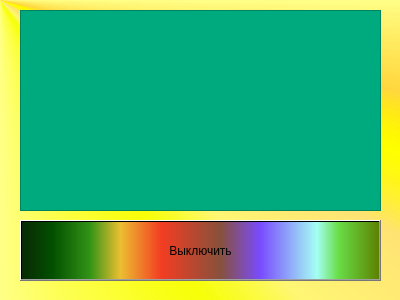
<?xml version="1.0" encoding="UTF-8"?>
<ui version="4.0">
 <class>Dialog</class>
 <widget class="QDialog" name="Dialog">
  <property name="geometry">
   <rect>
    <x>0</x>
    <y>0</y>
    <width>400</width>
    <height>300</height>
   </rect>
  </property>
  <property name="windowTitle">
   <string>Просыпайтесь!</string>
  </property>
  <property name="styleSheet">
   <string notr="true">background-color: qconicalgradient(cx:0, cy:0, angle:135, stop:0 rgba(255, 255, 0, 69), stop:0.375 rgba(255, 255, 0, 69), stop:0.423533 rgba(251, 255, 0, 145), stop:0.45 rgba(247, 255, 0, 208), stop:0.477581 rgba(255, 244, 71, 130), stop:0.518717 rgba(255, 218, 71, 130), stop:0.55 rgba(255, 255, 0, 255), stop:0.57754 rgba(255, 203, 0, 130), stop:0.625 rgba(255, 255, 0, 69), stop:1 rgba(255, 255, 0, 69));</string>
  </property>
  <widget class="QTextBrowser" name="textBrowser">
   <property name="geometry">
    <rect>
     <x>20</x>
     <y>10</y>
     <width>361</width>
     <height>201</height>
    </rect>
   </property>
   <property name="styleSheet">
    <string notr="true">background-color: rgb(0, 170, 127);</string>
   </property>
  </widget>
  <widget class="QPushButton" name="pushButton">
   <property name="geometry">
    <rect>
     <x>20</x>
     <y>220</y>
     <width>361</width>
     <height>61</height>
    </rect>
   </property>
   <property name="styleSheet">
    <string notr="true">background-color: qlineargradient(spread:pad, x1:0, y1:0, x2:1, y2:0, stop:0 rgba(9, 41, 4, 255), stop:0.085 rgba(2, 79, 0, 255), stop:0.19 rgba(50, 147, 22, 255), stop:0.275 rgba(236, 191, 49, 255), stop:0.39 rgba(243, 61, 34, 255), stop:0.555 rgba(135, 81, 60, 255), stop:0.667 rgba(121, 75, 255, 255), stop:0.825 rgba(164, 255, 244, 255), stop:0.885 rgba(104, 222, 71, 255), stop:1 rgba(93, 128, 0, 255));
font: 75 30pt &quot;MS Shell Dlg 2&quot;;</string>
   </property>
   <property name="text">
    <string>Выключить</string>
   </property>
  </widget>
 </widget>
 <resources/>
 <connections/>
</ui>
